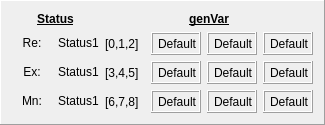
    <widget class="QFrame" name="frame">
     <property name="sizePolicy">
      <sizepolicy hsizetype="Expanding" vsizetype="Expanding">
       <horstretch>0</horstretch>
       <verstretch>0</verstretch>
      </sizepolicy>
     </property>
     <property name="frameShape">
      <enum>QFrame::Panel</enum>
     </property>
     <property name="frameShadow">
      <enum>QFrame::Raised</enum>
     </property>
     <layout class="QHBoxLayout" name="horizontalLayout_2">
      <item>
       <layout class="QGridLayout" name="gridLayout_4">
        <item row="2" column="0">
         <widget class="QLabel" name="label_46">
          <property name="sizePolicy">
           <sizepolicy hsizetype="Expanding" vsizetype="Expanding">
            <horstretch>0</horstretch>
            <verstretch>0</verstretch>
           </sizepolicy>
          </property>
          <property name="minimumSize">
           <size>
            <width>40</width>
            <height>0</height>
           </size>
          </property>
          <property name="maximumSize">
           <size>
            <width>80</width>
            <height>16777215</height>
           </size>
          </property>
          <property name="layoutDirection">
           <enum>Qt::LeftToRight</enum>
          </property>
          <property name="text">
           <string>&lt;html&gt;&lt;head/&gt;&lt;body&gt;&lt;p&gt;Ex:&lt;/p&gt;&lt;/body&gt;&lt;/html&gt;</string>
          </property>
          <property name="alignment">
           <set>Qt::AlignCenter</set>
          </property>
         </widget>
        </item>
        <item row="1" column="1">
         <widget class="QLabel" name="label_re_stat">
          <property name="sizePolicy">
           <sizepolicy hsizetype="Expanding" vsizetype="Expanding">
            <horstretch>0</horstretch>
            <verstretch>0</verstretch>
           </sizepolicy>
          </property>
          <property name="minimumSize">
           <size>
            <width>0</width>
            <height>23</height>
           </size>
          </property>
          <property name="text">
           <string>&lt;html&gt;&lt;head/&gt;&lt;body&gt;&lt;p&gt;Status1&lt;/p&gt;&lt;/body&gt;&lt;/html&gt;</string>
          </property>
         </widget>
        </item>
        <item row="3" column="0">
         <widget class="QLabel" name="label_47">
          <property name="sizePolicy">
           <sizepolicy hsizetype="Expanding" vsizetype="Expanding">
            <horstretch>0</horstretch>
            <verstretch>0</verstretch>
           </sizepolicy>
          </property>
          <property name="minimumSize">
           <size>
            <width>40</width>
            <height>0</height>
           </size>
          </property>
          <property name="maximumSize">
           <size>
            <width>80</width>
            <height>16777215</height>
           </size>
          </property>
          <property name="layoutDirection">
           <enum>Qt::LeftToRight</enum>
          </property>
          <property name="text">
           <string>&lt;html&gt;&lt;head/&gt;&lt;body&gt;&lt;p&gt;Mn:&lt;/p&gt;&lt;/body&gt;&lt;/html&gt;</string>
          </property>
          <property name="alignment">
           <set>Qt::AlignCenter</set>
          </property>
         </widget>
        </item>
        <item row="1" column="0">
         <widget class="QLabel" name="label_45">
          <property name="sizePolicy">
           <sizepolicy hsizetype="Expanding" vsizetype="Expanding">
            <horstretch>0</horstretch>
            <verstretch>0</verstretch>
           </sizepolicy>
          </property>
          <property name="minimumSize">
           <size>
            <width>40</width>
            <height>0</height>
           </size>
          </property>
          <property name="maximumSize">
           <size>
            <width>80</width>
            <height>16777215</height>
           </size>
          </property>
          <property name="layoutDirection">
           <enum>Qt::LeftToRight</enum>
          </property>
          <property name="text">
           <string>&lt;html&gt;&lt;head/&gt;&lt;body&gt;&lt;p&gt;Re:&lt;/p&gt;&lt;/body&gt;&lt;/html&gt;</string>
          </property>
          <property name="alignment">
           <set>Qt::AlignCenter</set>
          </property>
         </widget>
        </item>
        <item row="3" column="1">
         <widget class="QLabel" name="label_mn_stat">
          <property name="sizePolicy">
           <sizepolicy hsizetype="Expanding" vsizetype="Expanding">
            <horstretch>0</horstretch>
            <verstretch>0</verstretch>
           </sizepolicy>
          </property>
          <property name="minimumSize">
           <size>
            <width>0</width>
            <height>23</height>
           </size>
          </property>
          <property name="text">
           <string>&lt;html&gt;&lt;head/&gt;&lt;body&gt;&lt;p&gt;Status1&lt;/p&gt;&lt;/body&gt;&lt;/html&gt;</string>
          </property>
         </widget>
        </item>
        <item row="2" column="1">
         <widget class="QLabel" name="label_ex_stat">
          <property name="sizePolicy">
           <sizepolicy hsizetype="Expanding" vsizetype="Expanding">
            <horstretch>0</horstretch>
            <verstretch>0</verstretch>
           </sizepolicy>
          </property>
          <property name="minimumSize">
           <size>
            <width>0</width>
            <height>23</height>
           </size>
          </property>
          <property name="text">
           <string>&lt;html&gt;&lt;head/&gt;&lt;body&gt;&lt;p&gt;Status1&lt;/p&gt;&lt;/body&gt;&lt;/html&gt;</string>
          </property>
         </widget>
        </item>
        <item row="0" column="0" colspan="2">
         <widget class="QLabel" name="label_40">
          <property name="sizePolicy">
           <sizepolicy hsizetype="Expanding" vsizetype="Expanding">
            <horstretch>0</horstretch>
            <verstretch>0</verstretch>
           </sizepolicy>
          </property>
          <property name="text">
           <string>&lt;html&gt;&lt;head/&gt;&lt;body&gt;&lt;p align=&quot;center&quot;&gt;&lt;span style=&quot; font-weight:600; text-decoration: underline;&quot;&gt;Status&lt;/span&gt;&lt;/p&gt;&lt;/body&gt;&lt;/html&gt;</string>
          </property>
         </widget>
        </item>
       </layout>
      </item>
      <item>
       <layout class="QGridLayout" name="gridLayout_5">
        <item row="2" column="0">
         <widget class="QLabel" name="label_13">
          <property name="text">
           <string>[3,4,5]</string>
          </property>
         </widget>
        </item>
        <item row="2" column="4">
         <widget class="QLabel" name="dispGV5">
          <property name="sizePolicy">
           <sizepolicy hsizetype="Expanding" vsizetype="Expanding">
            <horstretch>0</horstretch>
            <verstretch>0</verstretch>
           </sizepolicy>
          </property>
          <property name="minimumSize">
           <size>
            <width>50</width>
            <height>22</height>
           </size>
          </property>
          <property name="maximumSize">
           <size>
            <width>200</width>
            <height>16777215</height>
           </size>
          </property>
          <property name="baseSize">
           <size>
            <width>50</width>
            <height>0</height>
           </size>
          </property>
          <property name="autoFillBackground">
           <bool>false</bool>
          </property>
          <property name="frameShape">
           <enum>QFrame::Box</enum>
          </property>
          <property name="frameShadow">
           <enum>QFrame::Raised</enum>
          </property>
          <property name="lineWidth">
           <number>1</number>
          </property>
          <property name="text">
           <string>Default</string>
          </property>
          <property name="alignment">
           <set>Qt::AlignRight|Qt::AlignTrailing|Qt::AlignVCenter</set>
          </property>
         </widget>
        </item>
        <item row="2" column="3">
         <widget class="QLabel" name="dispGV4">
          <property name="sizePolicy">
           <sizepolicy hsizetype="Expanding" vsizetype="Expanding">
            <horstretch>0</horstretch>
            <verstretch>0</verstretch>
           </sizepolicy>
          </property>
          <property name="minimumSize">
           <size>
            <width>50</width>
            <height>22</height>
           </size>
          </property>
          <property name="maximumSize">
           <size>
            <width>200</width>
            <height>16777215</height>
           </size>
          </property>
          <property name="baseSize">
           <size>
            <width>50</width>
            <height>0</height>
           </size>
          </property>
          <property name="autoFillBackground">
           <bool>false</bool>
          </property>
          <property name="frameShape">
           <enum>QFrame::Box</enum>
          </property>
          <property name="frameShadow">
           <enum>QFrame::Raised</enum>
          </property>
          <property name="lineWidth">
           <number>1</number>
          </property>
          <property name="text">
           <string>Default</string>
          </property>
          <property name="alignment">
           <set>Qt::AlignRight|Qt::AlignTrailing|Qt::AlignVCenter</set>
          </property>
         </widget>
        </item>
        <item row="2" column="2">
         <widget class="QLabel" name="dispGV3">
          <property name="sizePolicy">
           <sizepolicy hsizetype="Expanding" vsizetype="Expanding">
            <horstretch>0</horstretch>
            <verstretch>0</verstretch>
           </sizepolicy>
          </property>
          <property name="minimumSize">
           <size>
            <width>50</width>
            <height>22</height>
           </size>
          </property>
          <property name="maximumSize">
           <size>
            <width>200</width>
            <height>16777215</height>
           </size>
          </property>
          <property name="baseSize">
           <size>
            <width>50</width>
            <height>0</height>
           </size>
          </property>
          <property name="autoFillBackground">
           <bool>false</bool>
          </property>
          <property name="frameShape">
           <enum>QFrame::Box</enum>
          </property>
          <property name="frameShadow">
           <enum>QFrame::Raised</enum>
          </property>
          <property name="lineWidth">
           <number>1</number>
          </property>
          <property name="text">
           <string>Default</string>
          </property>
          <property name="alignment">
           <set>Qt::AlignRight|Qt::AlignTrailing|Qt::AlignVCenter</set>
          </property>
         </widget>
        </item>
        <item row="1" column="4">
         <widget class="QLabel" name="dispGV2">
          <property name="sizePolicy">
           <sizepolicy hsizetype="Expanding" vsizetype="Expanding">
            <horstretch>0</horstretch>
            <verstretch>0</verstretch>
           </sizepolicy>
          </property>
          <property name="minimumSize">
           <size>
            <width>50</width>
            <height>22</height>
           </size>
          </property>
          <property name="maximumSize">
           <size>
            <width>200</width>
            <height>16777215</height>
           </size>
          </property>
          <property name="baseSize">
           <size>
            <width>50</width>
            <height>0</height>
           </size>
          </property>
          <property name="autoFillBackground">
           <bool>false</bool>
          </property>
          <property name="frameShape">
           <enum>QFrame::Box</enum>
          </property>
          <property name="frameShadow">
           <enum>QFrame::Raised</enum>
          </property>
          <property name="lineWidth">
           <number>1</number>
          </property>
          <property name="text">
           <string>Default</string>
          </property>
          <property name="alignment">
           <set>Qt::AlignRight|Qt::AlignTrailing|Qt::AlignVCenter</set>
          </property>
         </widget>
        </item>
        <item row="1" column="2">
         <widget class="QLabel" name="dispGV0">
          <property name="sizePolicy">
           <sizepolicy hsizetype="Expanding" vsizetype="Expanding">
            <horstretch>0</horstretch>
            <verstretch>0</verstretch>
           </sizepolicy>
          </property>
          <property name="minimumSize">
           <size>
            <width>50</width>
            <height>22</height>
           </size>
          </property>
          <property name="maximumSize">
           <size>
            <width>200</width>
            <height>16777215</height>
           </size>
          </property>
          <property name="baseSize">
           <size>
            <width>50</width>
            <height>0</height>
           </size>
          </property>
          <property name="autoFillBackground">
           <bool>false</bool>
          </property>
          <property name="frameShape">
           <enum>QFrame::Box</enum>
          </property>
          <property name="frameShadow">
           <enum>QFrame::Raised</enum>
          </property>
          <property name="lineWidth">
           <number>1</number>
          </property>
          <property name="text">
           <string>Default</string>
          </property>
          <property name="alignment">
           <set>Qt::AlignRight|Qt::AlignTrailing|Qt::AlignVCenter</set>
          </property>
         </widget>
        </item>
        <item row="1" column="3">
         <widget class="QLabel" name="dispGV1">
          <property name="sizePolicy">
           <sizepolicy hsizetype="Expanding" vsizetype="Expanding">
            <horstretch>0</horstretch>
            <verstretch>0</verstretch>
           </sizepolicy>
          </property>
          <property name="minimumSize">
           <size>
            <width>50</width>
            <height>22</height>
           </size>
          </property>
          <property name="maximumSize">
           <size>
            <width>200</width>
            <height>16777215</height>
           </size>
          </property>
          <property name="baseSize">
           <size>
            <width>50</width>
            <height>0</height>
           </size>
          </property>
          <property name="autoFillBackground">
           <bool>false</bool>
          </property>
          <property name="frameShape">
           <enum>QFrame::Box</enum>
          </property>
          <property name="frameShadow">
           <enum>QFrame::Raised</enum>
          </property>
          <property name="lineWidth">
           <number>1</number>
          </property>
          <property name="text">
           <string>Default</string>
          </property>
          <property name="alignment">
           <set>Qt::AlignRight|Qt::AlignTrailing|Qt::AlignVCenter</set>
          </property>
         </widget>
        </item>
        <item row="1" column="0">
         <widget class="QLabel" name="label_12">
          <property name="text">
           <string>[0,1,2]</string>
          </property>
         </widget>
        </item>
        <item row="3" column="0">
         <widget class="QLabel" name="label_14">
          <property name="text">
           <string>[6,7,8]</string>
          </property>
         </widget>
        </item>
        <item row="3" column="2">
         <widget class="QLabel" name="dispGV6">
          <property name="sizePolicy">
           <sizepolicy hsizetype="Expanding" vsizetype="Expanding">
            <horstretch>0</horstretch>
            <verstretch>0</verstretch>
           </sizepolicy>
          </property>
          <property name="minimumSize">
           <size>
            <width>50</width>
            <height>22</height>
           </size>
          </property>
          <property name="maximumSize">
           <size>
            <width>200</width>
            <height>16777215</height>
           </size>
          </property>
          <property name="baseSize">
           <size>
            <width>50</width>
            <height>0</height>
           </size>
          </property>
          <property name="autoFillBackground">
           <bool>false</bool>
          </property>
          <property name="frameShape">
           <enum>QFrame::Box</enum>
          </property>
          <property name="frameShadow">
           <enum>QFrame::Raised</enum>
          </property>
          <property name="lineWidth">
           <number>1</number>
          </property>
          <property name="text">
           <string>Default</string>
          </property>
          <property name="alignment">
           <set>Qt::AlignRight|Qt::AlignTrailing|Qt::AlignVCenter</set>
          </property>
         </widget>
        </item>
        <item row="3" column="3">
         <widget class="QLabel" name="dispGV7">
          <property name="sizePolicy">
           <sizepolicy hsizetype="Expanding" vsizetype="Expanding">
            <horstretch>0</horstretch>
            <verstretch>0</verstretch>
           </sizepolicy>
          </property>
          <property name="minimumSize">
           <size>
            <width>50</width>
            <height>22</height>
           </size>
          </property>
          <property name="maximumSize">
           <size>
            <width>200</width>
            <height>16777215</height>
           </size>
          </property>
          <property name="baseSize">
           <size>
            <width>50</width>
            <height>0</height>
           </size>
          </property>
          <property name="autoFillBackground">
           <bool>false</bool>
          </property>
          <property name="frameShape">
           <enum>QFrame::Box</enum>
          </property>
          <property name="frameShadow">
           <enum>QFrame::Raised</enum>
          </property>
          <property name="lineWidth">
           <number>1</number>
          </property>
          <property name="text">
           <string>Default</string>
          </property>
          <property name="alignment">
           <set>Qt::AlignRight|Qt::AlignTrailing|Qt::AlignVCenter</set>
          </property>
         </widget>
        </item>
        <item row="3" column="4">
         <widget class="QLabel" name="dispGV8">
          <property name="sizePolicy">
           <sizepolicy hsizetype="Expanding" vsizetype="Expanding">
            <horstretch>0</horstretch>
            <verstretch>0</verstretch>
           </sizepolicy>
          </property>
          <property name="minimumSize">
           <size>
            <width>50</width>
            <height>22</height>
           </size>
          </property>
          <property name="maximumSize">
           <size>
            <width>200</width>
            <height>16777215</height>
           </size>
          </property>
          <property name="baseSize">
           <size>
            <width>50</width>
            <height>0</height>
           </size>
          </property>
          <property name="autoFillBackground">
           <bool>false</bool>
          </property>
          <property name="frameShape">
           <enum>QFrame::Box</enum>
          </property>
          <property name="frameShadow">
           <enum>QFrame::Raised</enum>
          </property>
          <property name="lineWidth">
           <number>1</number>
          </property>
          <property name="text">
           <string>Default</string>
          </property>
          <property name="alignment">
           <set>Qt::AlignRight|Qt::AlignTrailing|Qt::AlignVCenter</set>
          </property>
         </widget>
        </item>
        <item row="0" column="0" colspan="5">
         <widget class="QLabel" name="label_11">
          <property name="text">
           <string>&lt;html&gt;&lt;head/&gt;&lt;body&gt;&lt;p align=&quot;center&quot;&gt;&lt;span style=&quot; font-weight:600; text-decoration: underline;&quot;&gt;genVar&lt;/span&gt;&lt;/p&gt;&lt;/body&gt;&lt;/html&gt;</string>
          </property>
         </widget>
        </item>
       </layout>
      </item>
     </layout>
    </widget>
